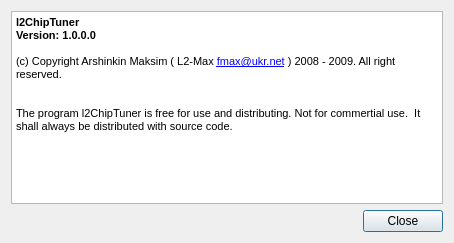
<ui version="4.0" >
 <class>HelpAbout</class>
 <widget class="QDialog" name="HelpAbout" >
  <property name="geometry" >
   <rect>
    <x>0</x>
    <y>0</y>
    <width>454</width>
    <height>243</height>
   </rect>
  </property>
  <property name="minimumSize" >
   <size>
    <width>454</width>
    <height>243</height>
   </size>
  </property>
  <property name="maximumSize" >
   <size>
    <width>454</width>
    <height>243</height>
   </size>
  </property>
  <property name="windowTitle" >
   <string>About l2ChipTuner</string>
  </property>
  <property name="modal" >
   <bool>true</bool>
  </property>
  <layout class="QVBoxLayout" name="verticalLayout" >
   <item>
    <widget class="QTextBrowser" name="textBrowser" >
     <property name="html" >
      <string>&lt;!DOCTYPE HTML PUBLIC "-//W3C//DTD HTML 4.0//EN" "http://www.w3.org/TR/REC-html40/strict.dtd">
&lt;html>&lt;head>&lt;meta name="qrichtext" content="1" />&lt;style type="text/css">
p, li { white-space: pre-wrap; }
&lt;/style>&lt;/head>&lt;body style=" font-family:'MS Shell Dlg 2'; font-size:8.25pt; font-weight:400; font-style:normal;">
&lt;p style=" margin-top:0px; margin-bottom:0px; margin-left:0px; margin-right:0px; -qt-block-indent:0; text-indent:0px; font-size:8pt;">&lt;span style=" font-weight:600;">l2ChipTuner&lt;/span>&lt;/p>
&lt;p style=" margin-top:0px; margin-bottom:0px; margin-left:0px; margin-right:0px; -qt-block-indent:0; text-indent:0px; font-size:8pt; font-weight:600;">Version: 1.0.0.0&lt;/p>
&lt;p style="-qt-paragraph-type:empty; margin-top:0px; margin-bottom:0px; margin-left:0px; margin-right:0px; -qt-block-indent:0; text-indent:0px; font-size:8pt;">&lt;/p>
&lt;p style=" margin-top:0px; margin-bottom:0px; margin-left:0px; margin-right:0px; -qt-block-indent:0; text-indent:0px; font-size:8pt;">(c) Copyright Arshinkin Maksim ( L2-Max &lt;a href="mailto:fmax@ukr.net">&lt;span style=" text-decoration: underline; color:#0000ff;">fmax@ukr.net&lt;/span>&lt;/a> ) 2008 - 2009. All right reserved.&lt;/p>
&lt;p style="-qt-paragraph-type:empty; margin-top:0px; margin-bottom:0px; margin-left:0px; margin-right:0px; -qt-block-indent:0; text-indent:0px; font-size:8pt;">&lt;/p>
&lt;p style="-qt-paragraph-type:empty; margin-top:0px; margin-bottom:0px; margin-left:0px; margin-right:0px; -qt-block-indent:0; text-indent:0px; font-size:8pt;">&lt;/p>
&lt;p style=" margin-top:0px; margin-bottom:0px; margin-left:0px; margin-right:0px; -qt-block-indent:0; text-indent:0px; font-size:8pt;">The program l2ChipTuner is free for use and distributing. Not for commertial use.  It shall always be distributed with source code.&lt;/p>&lt;/body>&lt;/html></string>
     </property>
     <property name="openExternalLinks" >
      <bool>true</bool>
     </property>
    </widget>
   </item>
   <item>
    <layout class="QHBoxLayout" name="horizontalLayout" >
     <item>
      <spacer name="horizontalSpacer" >
       <property name="orientation" >
        <enum>Qt::Horizontal</enum>
       </property>
       <property name="sizeHint" stdset="0" >
        <size>
         <width>40</width>
         <height>20</height>
        </size>
       </property>
      </spacer>
     </item>
     <item>
      <widget class="QPushButton" name="_closeButton" >
       <property name="text" >
        <string>Close</string>
       </property>
      </widget>
     </item>
    </layout>
   </item>
  </layout>
 </widget>
 <resources/>
 <connections>
  <connection>
   <sender>_closeButton</sender>
   <signal>clicked()</signal>
   <receiver>HelpAbout</receiver>
   <slot>accept()</slot>
   <hints>
    <hint type="sourcelabel" >
     <x>217</x>
     <y>251</y>
    </hint>
    <hint type="destinationlabel" >
     <x>227</x>
     <y>149</y>
    </hint>
   </hints>
  </connection>
 </connections>
</ui>
